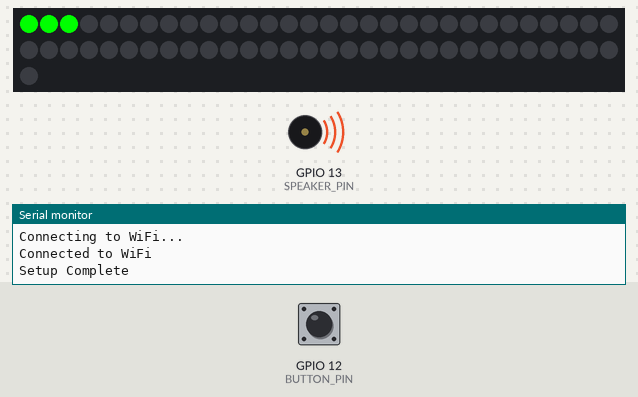
Bench run of a sketch on a simulated ESP32. Shown: 61 RGB LEDs in strip order, left to right, continuing on the next row, buzzer (waves = sounding, pin HIGH), the last lines printed to the serial monitor. The test bench sets the inputs (shaded band); at power-on: GPIO 12 (BUTTON_PIN) HIGH. WiFi joins after 1.5 s; servers stay silent unless stated.

Above: at 3.5 s.
3.6 s: GPIO 12 (BUTTON_PIN) pulled LOW for 1 s
At 5.1 s:
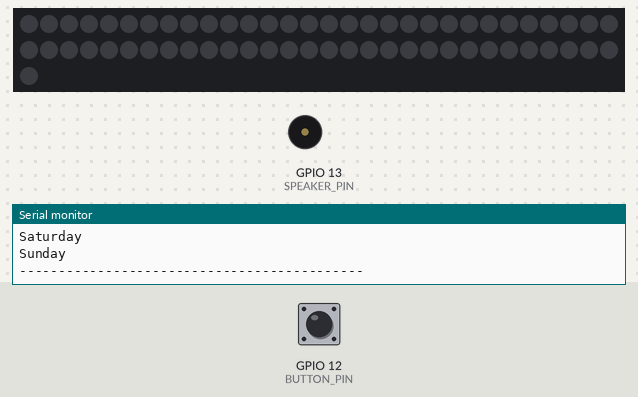
Timing chart, 0 to 21.2 s (numbered marks = the images above; inputs shaded):
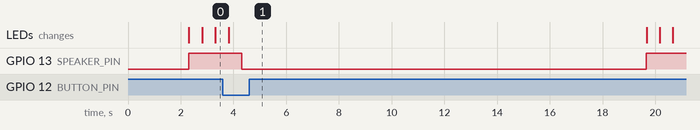

The sketch:

dispenser.ino
```cpp
#include <WiFi.h>
#include <WebSocketsServer.h>
#include <Adafruit_NeoPixel.h>
#include <BlynkSimpleEsp32.h>
#include <WiFiClientSecure.h>
#include <UniversalTelegramBot.h>
#include "config.h"

// Pin definitions
#define LED_PIN 5
#define BUTTON_PIN 12
#define NUM_LEDS 61
#define SPEAKER_PIN 13

Adafruit_NeoPixel strip(NUM_LEDS, LED_PIN, NEO_GRB + NEO_KHZ800);

// WebSocket server
WebSocketsServer webSocket(81);

// Telegram bot
WiFiClientSecure client;
UniversalTelegramBot bot(TELEGRAM_BOT_TOKEN, client);

// LED slots (7 days × 3 times × 3 LEDs per slot)
int slots[7][3][3] = {
  {{0,1,2},{37,38,39},{40,41,42}},
  {{3,4,5},{36,35,34},{43,44,45}},
  {{6,7,8},{33,32,31},{46,47,48}},
  {{9,10,11},{30,29,28},{49,50,51}},
  {{12,13,14},{27,26,25},{52,53,54}},
  {{15,16,17},{24,23,22},{55,56,57}},
  {{18,19,20},{21,22,23},{58,59,60}}
};

// Status table
String status[7][3] = {{"","",""},{"","",""},{"","",""},{"","",""},{"","",""},{"","",""},{"","",""}};

void setup() {
  Serial.begin(115200);

  // Connect Wi-Fi
  WiFi.begin(WIFI_SSID, WIFI_PASS);
  while (WiFi.status() != WL_CONNECTED) {
    delay(1000);
    Serial.println("Connecting to WiFi...");
  }
  Serial.println("Connected to WiFi");

  // Blynk
  Blynk.begin(BLYNK_AUTH, WIFI_SSID, WIFI_PASS);

  // WebSocket
  webSocket.begin();
  webSocket.onEvent(webSocketEvent);

  // Pins
  pinMode(BUTTON_PIN, INPUT_PULLUP);
  pinMode(SPEAKER_PIN, OUTPUT);
  strip.begin();
  strip.show();

  Serial.println("Setup Complete");
}

void loop() {
  webSocket.loop();
  Blynk.run();
  checkSlots();
}

// Loop through all days & time slots
void checkSlots() {
  for(int day=0; day<7; day++){
    for(int slot=0; slot<3; slot++){
      runSlot(day, slot);
      delay(15000); // 15s between slots
    }
  }
}

void runSlot(int day, int timeSlot){
  int* leds = slots[day][timeSlot];
  unsigned long startTime = millis();
  digitalWrite(SPEAKER_PIN, HIGH);

  while(millis() - startTime < 10000){
    // LED colors: 0=Morning(green),1=Noon(blue),2=Night(red)
    if(timeSlot==0) setLeds(leds,0,255,0);
    else if(timeSlot==1) setLeds(leds,0,0,255);
    else setLeds(leds,255,0,0);

    delay(500);
    setLeds(leds,0,0,0);
    delay(500);

    if(digitalRead(BUTTON_PIN)==LOW){
      status[day][timeSlot] = "Medicine Taken";
      digitalWrite(SPEAKER_PIN, LOW);
      updateSerial();
      sendTelegram(day,timeSlot,"Medicine Taken");
      return;
    }
  }

  status[day][timeSlot] = "Medicine Missed";
  digitalWrite(SPEAKER_PIN, LOW);
  updateSerial();
  sendTelegram(day,timeSlot,"Medicine Missed");
}

void setLeds(int* leds,int r,int g,int b){
  for(int i=0;i<3;i++){
    strip.setPixelColor(leds[i], strip.Color(r,g,b));
  }
  strip.show();
}

void updateSerial(){
  Serial.println("\n--------------------------------------------");
  Serial.println("Day        Morning          Noon            Night");
  Serial.println("--------------------------------------------");

  const char* days[]={"Monday","Tuesday","Wednesday","Thursday","Friday","Saturday","Sunday"};

  for(int d=0;d<7;d++){
    Serial.print(days[d]);
    Serial.print("   ");
    for(int t=0;t<3;t++){
      int len = status[d][t].length();
      for(int i=0;i<(15-len);i++) Serial.print(" ");
      Serial.print(status[d][t]);
      Serial.print("   ");
    }
    Serial.println();
  }
  Serial.println("--------------------------------------------");
  Serial.flush();
}

void sendTelegram(int day,int slot,String msg){
  String days[]={"Monday","Tuesday","Wednesday","Thursday","Friday","Saturday","Sunday"};
  String times[]={"Morning","Noon","Night"};
  String message = "Day: " + days[day] + " | Time: " + times[slot] + " | Status: " + msg;
  bot.sendMessage(TELEGRAM_CHAT_ID,message,"");
}

void webSocketEvent(uint8_t num, WStype_t type, uint8_t* payload, size_t length){
  if(type==WStype_TEXT){
    if(strcmp((char*)payload,"fetch_data")==0){
      String data="ESP32 Data: "+String(millis());
      webSocket.sendTXT(num,data);
    }
  }
}
```

config.h
```cpp
#ifndef CONFIG_H
#define CONFIG_H

// Wi-Fi credentials
#define WIFI_SSID "YourWiFiSSID"
#define WIFI_PASS "YourWiFiPassword"

// Blynk authentication token
#define BLYNK_AUTH "YourBlynkAuthToken"

// Telegram Bot credentials
#define TELEGRAM_BOT_TOKEN "YourTelegramBotToken"
#define TELEGRAM_CHAT_ID "YourChatID"

#endif
```

Measured:
- after the input at 3.6 s, GPIO 13 (SPEAKER_PIN): HIGH → LOW after 0.72 s instead of 8.7 s
